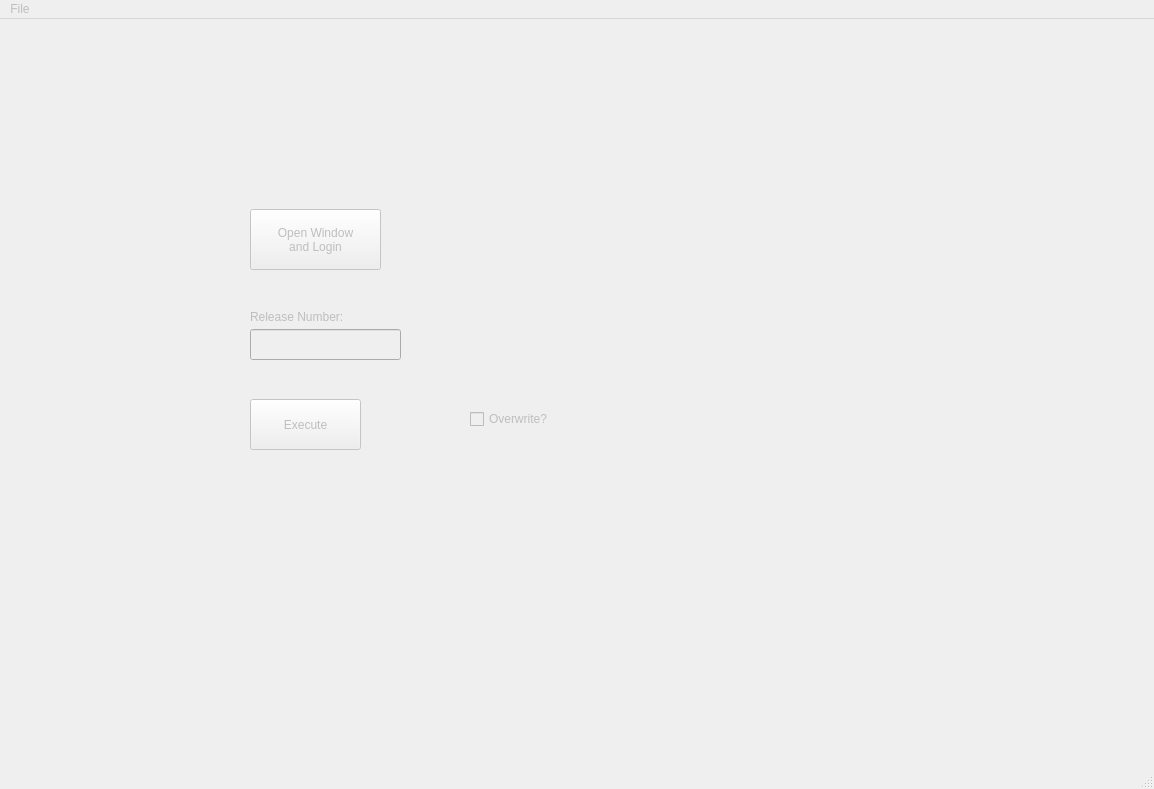
<?xml version="1.0" encoding="UTF-8"?>
<ui version="4.0">
 <class>main</class>
 <widget class="QMainWindow" name="main">
  <property name="enabled">
   <bool>false</bool>
  </property>
  <property name="geometry">
   <rect>
    <x>0</x>
    <y>0</y>
    <width>1154</width>
    <height>789</height>
   </rect>
  </property>
  <property name="windowTitle">
   <string>Believe Digital Autofill Form</string>
  </property>
  <widget class="QWidget" name="centralwidget">
   <widget class="QPushButton" name="pushButton">
    <property name="geometry">
     <rect>
      <x>250</x>
      <y>190</y>
      <width>131</width>
      <height>61</height>
     </rect>
    </property>
    <property name="statusTip">
     <string/>
    </property>
    <property name="accessibleName">
     <string>sas</string>
    </property>
    <property name="text">
     <string>Open Window 
and Login</string>
    </property>
   </widget>
   <widget class="QLineEdit" name="lineEdit">
    <property name="geometry">
     <rect>
      <x>250</x>
      <y>310</y>
      <width>151</width>
      <height>31</height>
     </rect>
    </property>
   </widget>
   <widget class="QLabel" name="label">
    <property name="geometry">
     <rect>
      <x>250</x>
      <y>290</y>
      <width>121</width>
      <height>16</height>
     </rect>
    </property>
    <property name="text">
     <string>Release Number:</string>
    </property>
   </widget>
   <widget class="QPushButton" name="pushButton_2">
    <property name="geometry">
     <rect>
      <x>250</x>
      <y>380</y>
      <width>111</width>
      <height>51</height>
     </rect>
    </property>
    <property name="statusTip">
     <string/>
    </property>
    <property name="accessibleName">
     <string>sas</string>
    </property>
    <property name="text">
     <string>Execute</string>
    </property>
   </widget>
   <widget class="QCheckBox" name="checkBox">
    <property name="geometry">
     <rect>
      <x>470</x>
      <y>390</y>
      <width>87</width>
      <height>20</height>
     </rect>
    </property>
    <property name="text">
     <string>Overwrite?</string>
    </property>
   </widget>
  </widget>
  <widget class="QMenuBar" name="menubar">
   <property name="geometry">
    <rect>
     <x>0</x>
     <y>0</y>
     <width>1154</width>
     <height>24</height>
    </rect>
   </property>
   <widget class="QMenu" name="menuFile">
    <property name="title">
     <string>File</string>
    </property>
   </widget>
   <addaction name="menuFile"/>
  </widget>
  <widget class="QStatusBar" name="statusbar"/>
 </widget>
 <resources/>
 <connections/>
</ui>
